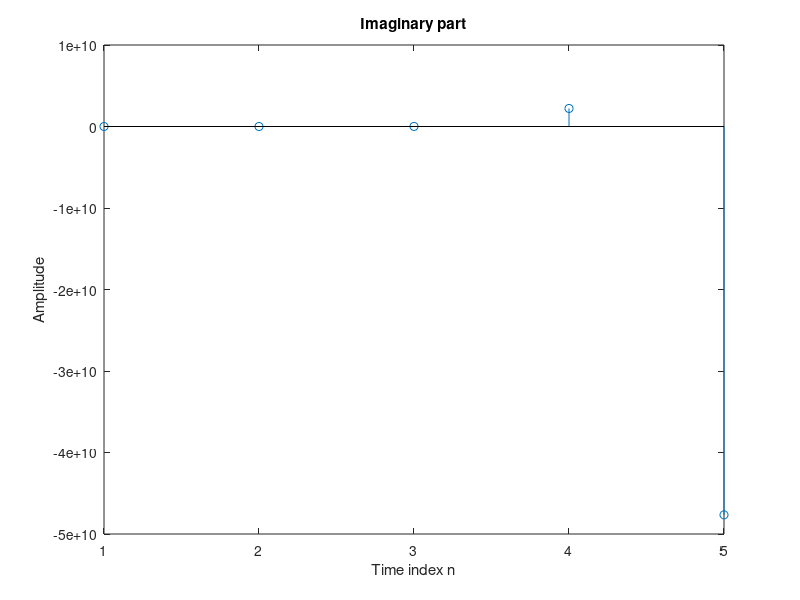

Source code (MATLAB):
% Program 2_2
% Generation of complex exponential sequence
%
a = input('Type in real exponent = ');
b = input('Type in imaginary exponent = ');
c = a + b*i;
K = input('Type in the gain constant = ');
N = input ('Type in length of sequence = ');
n = 1:N;
x = K*exp(c*n);%Generate the sequence
stem(n,real(x));%Plot the real part
xlabel('Time index n');ylabel('Amplitude');
title('Real part');
disp('PRESS RETURN for imaginary part');
pause
stem(n,imag(x));%Plot the imaginary part
xlabel('Time index n');ylabel('Amplitude');
title('Imaginary part');